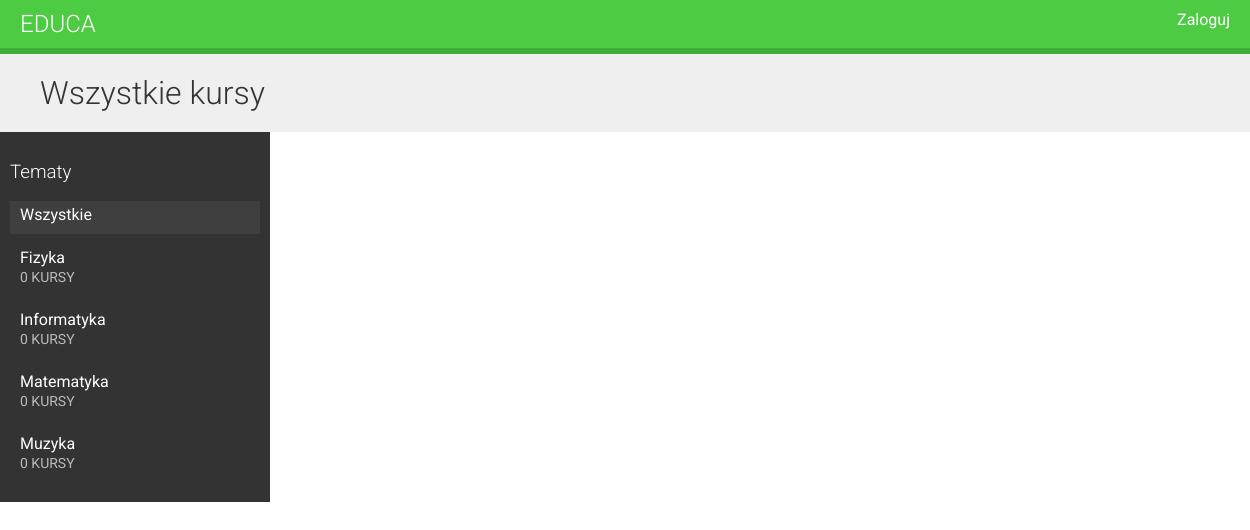
The app's page /, older data.
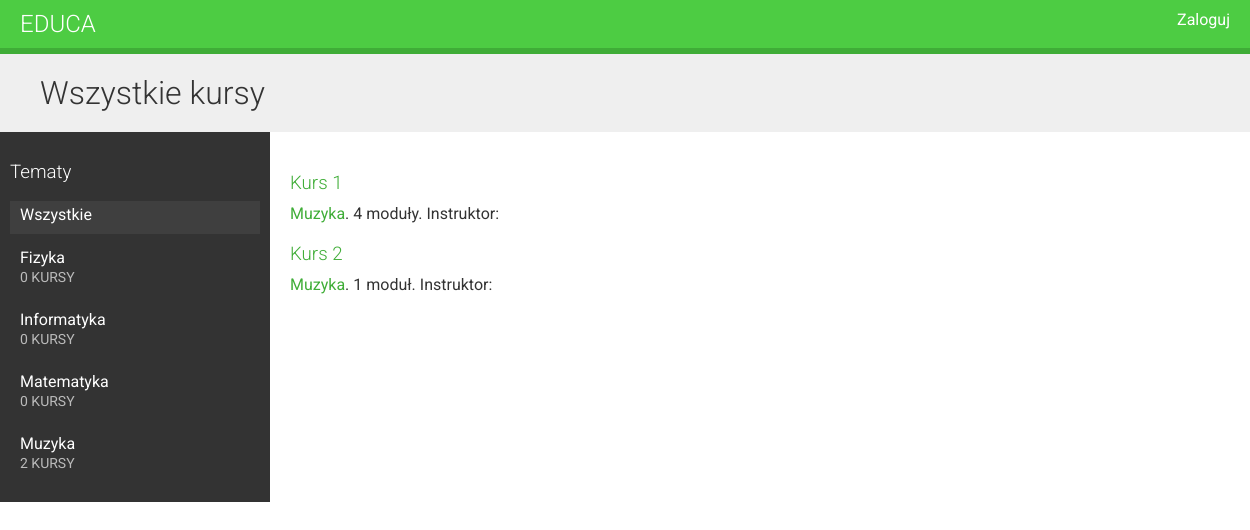
The same page, newer data.
### courses/models.py (models this page shows, shortened)
class Subject(models.Model):
    title = models.CharField(max_length=200)
    slug = models.SlugField(max_length=200, unique=True)
    class Meta:
        ordering = ('title',)
    def __str__(self):
        return self.title

class Course(models.Model):
    owner = models.ForeignKey(User,
                              related_name='courses_created')
    subject = models.ForeignKey(Subject, related_name='courses')
    title = models.CharField(max_length=200)
    slug = models.SlugField(max_length=200, unique=True)
    overview = models.TextField()
    created = models.DateTimeField(auto_now_add=True)
    students = models.ManyToManyField(User, related_name='courses_joined', blank=True)
    class Meta:
        ordering = ('-created',)

### courses/views.py (the view)
# urls.py: url(r'^subject/(?P<subject>[\w-]+)/$', views.CourseListView.as_view(),name='course_list_subject'),
class CourseListView(TemplateResponseMixin, View):
    model = Course
    template_name = 'courses/course/list.html'
    def get(self, request, subject=None):
        subjects = Subject.objects.annotate(total_courses=Count('courses'))
        courses = Course.objects.annotate(total_modules=Count('modules'))
        if subject:
            subject = get_object_or_404(Subject, slug=subject)
            courses = courses.filter(subject=subject)
        return self.render_to_response({'subjects': subjects,
                                        'subject': subject,
                                        'courses': courses})

### courses/templates/courses/course/list.html (shortened to what this page needs)
{% extends "base.html" %}
{% block content %}
    <h1>
        {% if subject %}
            Kursy z dziedziny: {{ subject.title }}
        {% else %}
            Wszystkie kursy
        {% endif %}
    </h1>
    <div class="contents">
        <h3>Tematy</h3>
        <ul id="modules">
            <li {% if not subject %} class="selected"{% endif %}>
                <a href="{% url "course_list" %}">Wszystkie</a>
            </li>
            {% for s in subjects %}
                <li {% if subject == s %} class="selected"{% endif %}>
                    <a href="{% url "course_list_subject" s.slug %}">
                        {{ s.title }}
                        <br><span>{{ s.total_courses }} kurs{{ s.total_courses|pluralize:"y" }}</span>
                    </a>
                </li>
            {% endfor %}
        </ul>
    </div>
    <div class="module">
        {% for course in courses %}
            {% with subject=course.subject %}
                <h3><a href="{% url "course_detail" course.slug %}">{{ course.title }}</a></h3>
                <p>
                    <a href="{% url "course_list_subject" subject.slug %}">{{ subject }}</a>.
                    {{ course.total_modules }} moduł{{ course.total_modules|pluralize:"y" }}.
                    Instruktor: {{ course.owner.get_full_name }}
                </p>
            {% endwith %}
        {% endfor %}
    </div>
{% endblock %}

### courses/templates/base.html (shortened to what this page needs)
{% load staticfiles %}
<!DOCTYPE html>
<html>
<head>
    <link href="{% static "css/base.css" %}" rel="stylesheet">
</head>
<body>
    <div id="header">
        <a href="/" class="logo">Educa</a>
        <ul class="menu">
            {% if request.user.is_authenticated %}
                <li><a href="{% url "logout" %}">Wyloguj</a> </li>
            {% else %}
                <li><a href="{% url "login" %}">Zaloguj</a> </li>
            {% endif %}
        </ul>
    </div>
    <div id="content">
        {% block content %}
        {% endblock %}
    </div>
</body>
</html>

### courses/static/css/base.css (style rules this page uses)
body { margin:0; font-family:'Roboto', sans-serif; font-weight:400; color:#333; }
a { color:#3fad37; text-decoration:none; }
h1, h2, h3, h4, h5, h6 { font-family:'Roboto', sans-serif; font-weight:300; }
h1 { background:#efefef; width:100%; overflow:auto; padding:20px 0 20px 40px; margin:0; }
.module { overflow:auto; }
.module h3 { margin:30px 0 0; padding:0; width:100%; }
.module p { margin:10px 0 20px; width:100%; float:left; }
#header { background:#4dcc43; overflow:auto; padding:10px 20px; border-bottom:6px solid #3fad37; }
#header .logo { text-decoration:none; font-family:'Roboto', sans-serif; font-weight:300; text-transform:uppercase; font-size:24px; color:#fff; float:left; }
#header a { color:#fff; }
#header .menu { list-style:none; float:right; margin:0; padding:0; }
.contents { width:20%; padding:10px; float:left; background:#333; color: #fff; font-family:'Roboto', sans-serif; }
.contents ul { list-style:none; margin:0; padding:0; }
.contents ul li { margin:0 0 10px 0; padding:4px 10px 10px; overflow:auto; }
.contents ul li.selected { background:#3f3f3f; }
.contents ul span { text-transform:uppercase; color:#bbb; font-size:14px; }
.contents ul a { display:block; color:#fff; text-decoration:none; }
.module { padding:10px 20px; float:left; }

Row changes from the older to the newer data that the page shows:
computed for Subject "Muzyka": total_courses "0" → "2"
added Course: title "Kurs 1", subject "Muzyka", total_modules "4"
added Course: title "Kurs 2", subject "Muzyka", total_modules "1"
